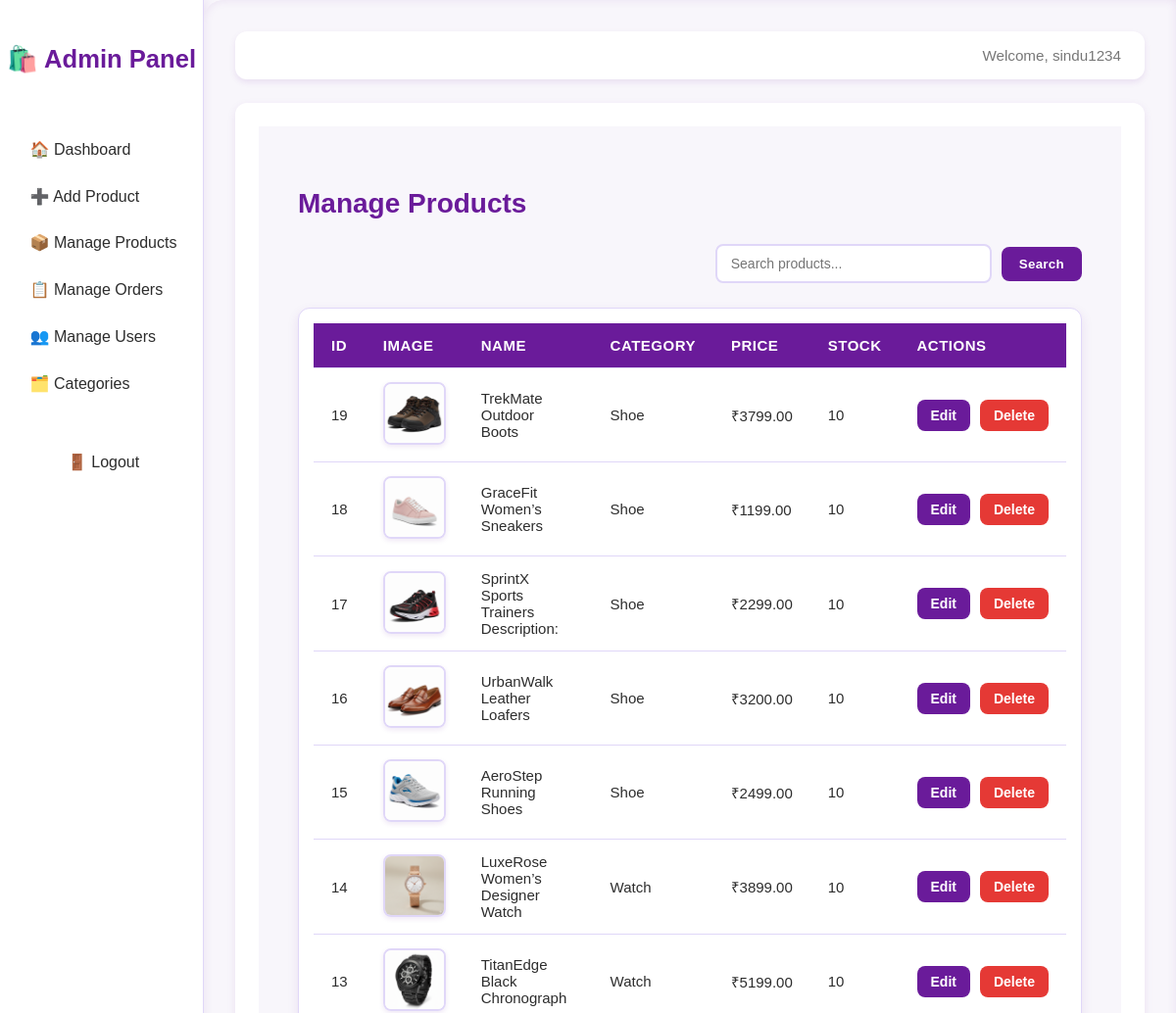
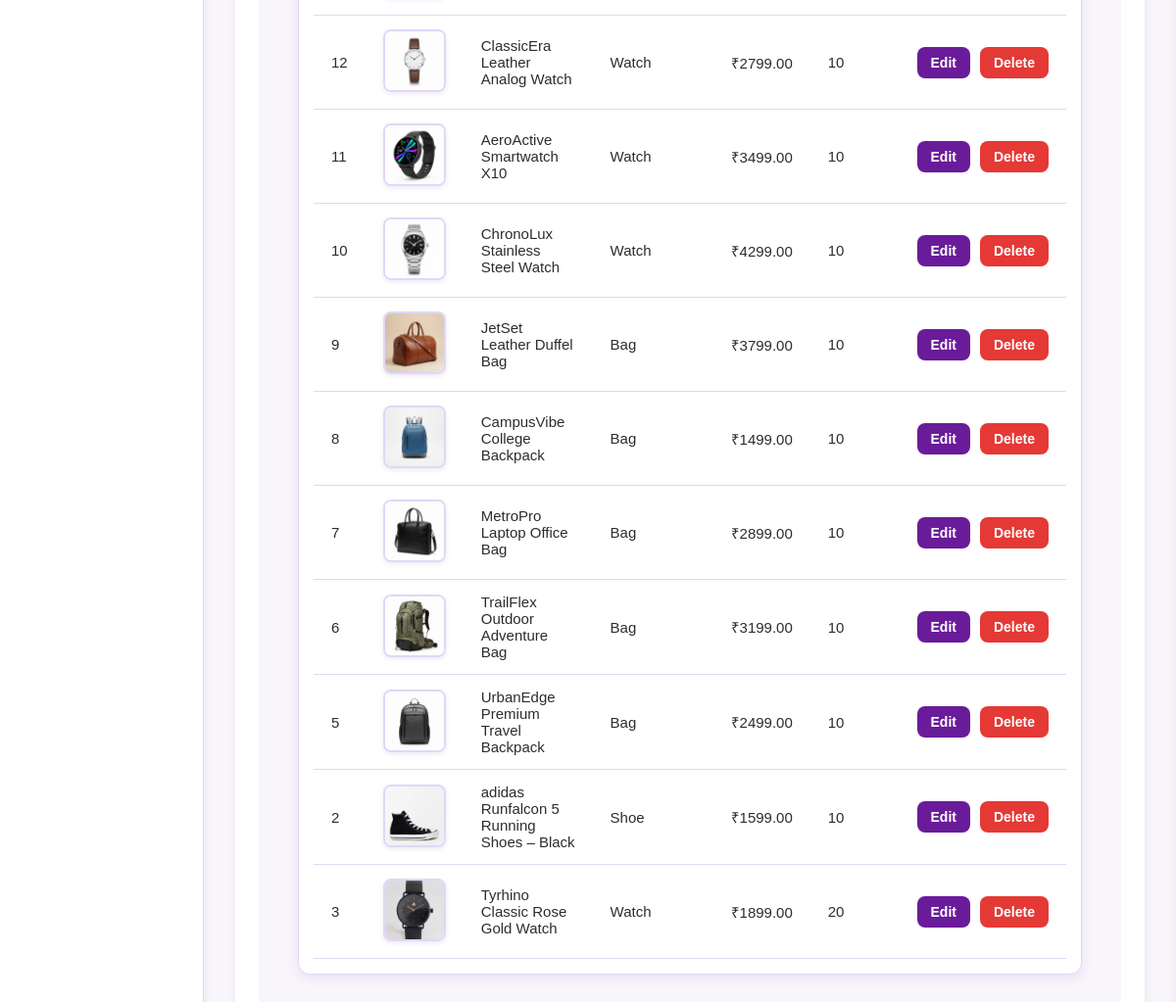
The app's page /admin-panel/products/ (signed in) with its own data (2 pictures, top to bottom).
### shop/models.py (models this page shows, shortened)
class User(AbstractUser):
    ROLE_CHOICES = (
        ('customer', 'Customer'),
        ('admin', 'Admin'),
        ('delivery', 'Delivery'),
    )
    role = models.CharField(max_length=20, choices=ROLE_CHOICES, default='customer')
    phone = models.CharField(max_length=15, blank=True, null=True)
    address = models.TextField(blank=True, null=True)

class Product(models.Model):
    name = models.CharField(max_length=200)
    category = models.ForeignKey(Category, on_delete=models.CASCADE, related_name='products')
    price = models.DecimalField(max_digits=10, decimal_places=2)
    description = models.TextField()
    image = models.ImageField(
    upload_to='products/',
    blank=True,
    null=True,
    default='products/default.jpg'
    )
    stock = models.PositiveIntegerField()
    is_featured = models.BooleanField(default=False)
    created_at = models.DateTimeField(auto_now_add=True)
    class Meta:
        ordering = ['-created_at']

class Category(models.Model):
    name = models.CharField(max_length=100)
    description = models.TextField(blank=True, null=True)
    image = models.ImageField(upload_to='categories/', blank=True, null=True)
    class Meta:
        verbose_name_plural = "Categories"

### shop/views.py (the view)
# urls.py: path('admin-panel/products/', views.manage_products, name='manage_products'),
@login_required(login_url='login')
def manage_products(request):
    query = request.GET.get('q')
    if query:
        products = Product.objects.filter(name__icontains=query)
    else:
        products = Product.objects.all().order_by('-created_at')
    return render(request, 'admin/manage_products.html', {'products': products})

### templates/admin/manage_products.html
{% extends 'admin_base.html' %}
{% load static %}
{% block extra_css %}
<link rel="stylesheet" href="{% static 'css/manage_products.css' %}">
{% endblock %}
{% block content %}
<div class="admin-container">
  <h1 class="page-title">Manage Products</h1>
  <form method="get" class="search-bar">
    <input type="text" name="q" placeholder="Search products..." value="{{ request.GET.q }}">
    <button type="submit" class="btn search-btn">Search</button>
  </form>
  <div class="table-wrapper">
    <table class="product-table">
      <thead>
        <tr>
          <th>ID</th>
          <th>Image</th>
          <th>Name</th>
          <th>Category</th>
          <th>Price</th>
          <th>Stock</th>
          <th>Actions</th>
        </tr>
      </thead>
      <tbody>
        {% for product in products %}
        <tr>
          <td>{{ product.id }}</td>
          <td>
            {% if product.image %}
            <img src="{{ product.image.url }}" alt="{{ product.name }}" class="thumb">
            {% else %}
            <img src="{% static 'images/default-product.png' %}" alt="No image" class="thumb">
            {% endif %}
          </td>
          <td>{{ product.name }}</td>
          <td>{{ product.category.name }}</td>
          <td>₹{{ product.price }}</td>
          <td>{{ product.stock }}</td>
          <td>
            <div class="action-buttons">
              <a href="{% url 'edit_product' product.id %}" class="btn-table edit-btn">Edit</a>
              <a href="{% url 'delete_product' product.id %}"
                class="btn-table delete-btn"
                onclick="return confirm('Are you sure you want to delete this product?');">
                Delete
              </a>
            </div>
          </td>
        </tr>
        {% empty %}
        <tr>
          <td colspan="7" class="no-data">No products found.</td>
        </tr>
        {% endfor %}
      </tbody>
    </table>
  </div>
</div>
{% endblock %}

### templates/admin_base.html (shortened to what this page needs)
{% load static %}
<!DOCTYPE html>
<html lang="en">
<head>
    <link rel="stylesheet" href="{% static 'css/admin_base.css' %}">
    {% block extra_css %}
    {% endblock %}
</head>
<body>
<div class="admin-wrapper">
    <aside class="sidebar">
        <div class="logo">
            <h2>🛍️ Admin Panel</h2>
        </div>
        <nav>
            <ul>
                <li><a href="{% url 'admin_dashboard' %}" class="nav-link">🏠 Dashboard</a></li>
                <li><a href="{% url 'add_product' %}" class="nav-link">➕ Add Product</a></li>
                <li><a href="{% url 'manage_products' %}" class="nav-link">📦 Manage Products</a></li>
                <li><a href="{% url 'manage_orders' %}" class="nav-link">📋 Manage Orders</a></li>
                <li><a href="{% url 'manage_users' %}" class="nav-link">👥 Manage Users</a></li>
                <li><a href="{% url 'manage_categories' %}" class="nav-link">🗂️ Categories</a></li>
                <li><a href="{% url 'logout' %}" class="nav-link logout">🚪 Logout</a></li>
            </ul>
        </nav>
    </aside>
    <main class="main-content">
        <header class="admin-header">
            <p>Welcome, {{ user.username }}</p>
        </header>
        <section class="admin-content">
            {% block content %}{% endblock %}
        </section>
    </main>
</div>
</body>
</html>

### static/css/admin_base.css (style rules this page uses)
:root { --primary: #6a1b9a; --primary-light: #9c27b0; --background: #f8f6fb; --white: #ffffff; --text-dark: #333; --text-light: #777; --border: #e0d7f8; --shadow: rgba(106, 27, 154, 0.1); }
body { font-family: 'Poppins', sans-serif; margin: 0; background-color: var(--background); color: var(--text-dark); display: flex; height: 100vh; overflow: hidden; }
.admin-wrapper { display: flex; width: 100%; height: 100%; }
.sidebar { width: 250px; background: var(--white); color: var(--primary); display: flex; flex-direction: column; align-items: center; padding: 1.5rem 0; box-shadow: 2px 0 10px var(--shadow); border-right: 1px solid var(--border); }
.sidebar .logo { text-align: center; margin-bottom: 2rem; }
.sidebar .logo h2 { font-size: 1.6rem; font-weight: 600; color: var(--primary); }
.sidebar nav ul { list-style: none; padding: 0; width: 100%; margin: 0; }
.sidebar nav ul li { width: 100%; }
.sidebar nav ul li a { display: block; padding: 0.9rem 1.2rem; text-decoration: none; color: var(--text-dark); font-weight: 500; transition: 0.3s ease; border-left: 4px solid transparent; }
.sidebar .logout { margin-top: 2rem; text-align: center; }
.main-content { flex-grow: 1; background: var(--background); padding: 2rem; overflow-y: auto; border-top-left-radius: 20px; box-shadow: inset 0 0 10px var(--shadow); }
.admin-header { display: flex; justify-content: space-between; align-items: center; background: var(--white); padding: 1rem 1.5rem; border-radius: 12px; box-shadow: 0 3px 6px var(--shadow); margin-bottom: 1.5rem; }
.admin-header p { color: var(--text-light); font-size: 0.95rem; margin: 0; }
.admin-content { background: var(--white); padding: 1.5rem; border-radius: 12px; box-shadow: 0 3px 8px var(--shadow); min-height: calc(100vh - 180px); }
.btn { background-color: var(--primary); color: var(--white); border: none; border-radius: 8px; padding: 0.6rem 1.2rem; cursor: pointer; transition: 0.3s ease; font-weight: 500; }

### static/css/manage_products.css (style rules this page uses)
:root { --primary: #6a1b9a; --primary-light: #8e24aa; --background: #f8f6fb; --white: #ffffff; --text-dark: #2d2d2d; --text-light: #777; --border: #e0d7f8; --shadow: rgba(106, 27, 154, 0.1); }
.admin-container { padding: 40px; background: var(--background); min-height: 100vh; }
.page-title { font-size: 28px; font-weight: 700; color: var(--primary); margin-bottom: 25px; }
.search-bar { display: flex; justify-content: flex-end; align-items: center; margin-bottom: 25px; gap: 10px; }
.search-bar input { padding: 10px 14px; border: 2px solid var(--border); border-radius: 8px; width: 250px; font-size: 14px; background: var(--white); color: var(--text-dark); transition: 0.3s ease; }
.search-btn { background: var(--primary); color: var(--white); border: none; border-radius: 8px; padding: 10px 18px; cursor: pointer; font-weight: 600; letter-spacing: 0.3px; transition: all 0.3s ease; }
.table-wrapper { overflow-x: auto; background: var(--white); border-radius: 12px; box-shadow: 0 4px 12px var(--shadow); border: 1px solid var(--border); padding: 15px; }
.product-table { width: 100%; border-collapse: collapse; font-size: 15px; }
.product-table thead { background: var(--primary); color: var(--white); text-transform: uppercase; letter-spacing: 0.5px; }
.product-table th, .product-table td { padding: 14px 18px; text-align: left; border-bottom: 1px solid var(--border); vertical-align: middle; }
.product-table th { font-weight: 600; }
.thumb { width: 60px; height: 60px; object-fit: cover; border-radius: 8px; border: 2px solid var(--border); box-shadow: 0 2px 5px var(--shadow); }
.action-buttons { display: flex; justify-content: center; gap: 10px; }
.btn-table { padding: 8px 14px; font-size: 14px; border-radius: 8px; text-decoration: none; font-weight: 600; border: none; cursor: pointer; transition: all 0.3s ease; display: inline-block; text-align: center; }
.edit-btn { background: var(--primary); color: var(--white); }
.delete-btn { background: #e53935; color: var(--white); }

### records on screen
User: username "sindu1234"
Product: id "19", image (picture), name "TrekMate Outdoor Boots", category.name "Shoe", price "3799.00", stock "10"
Product: id "18", image (picture), name "GraceFit Women’s Sneakers", category.name "Shoe", price "1199.00", stock "10"
Product: id "17", image (picture), name "SprintX Sports Trainers Description:", category.name "Shoe", price "2299.00", stock "10"
Product: id "16", image (picture), name "UrbanWalk Leather Loafers", category.name "Shoe", price "3200.00", stock "10"
Product: id "15", image (picture), name "AeroStep Running Shoes", category.name "Shoe", price "2499.00", stock "10"
Product: id "14", image (picture), name "LuxeRose Women’s Designer Watch", category.name "Watch", price "3899.00", stock "10"
Product: id "13", image (picture), name "TitanEdge Black Chronograph", category.name "Watch", price "5199.00", stock "10"
Product: id "12", image (picture), name "ClassicEra Leather Analog Watch", category.name "Watch", price "2799.00", stock "10"
Product: id "11", image (picture), name "AeroActive Smartwatch X10", category.name "Watch", price "3499.00", stock "10"
Product: id "10", image (picture), name "ChronoLux Stainless Steel Watch", category.name "Watch", price "4299.00", stock "10"
Product: id "9", image (picture), name "JetSet Leather Duffel Bag", category.name "Bag", price "3799.00", stock "10"
Product: id "8", image (picture), name "CampusVibe College Backpack", category.name "Bag", price "1499.00", stock "10"
Product: id "7", image (picture), name "MetroPro Laptop Office Bag", category.name "Bag", price "2899.00", stock "10"
Product: id "6", image (picture), name "TrailFlex Outdoor Adventure Bag", category.name "Bag", price "3199.00", stock "10"
Product: id "5", image (picture), name "UrbanEdge Premium Travel Backpack", category.name "Bag", price "2499.00", stock "10"
Product: id "2", image (picture), name "adidas Runfalcon 5 Running Shoes – Black", category.name "Shoe", price "1599.00", stock "10"
Product: id "3", image (picture), name "Tyrhino Classic Rose Gold Watch", category.name "Watch", price "1899.00", stock "20"
